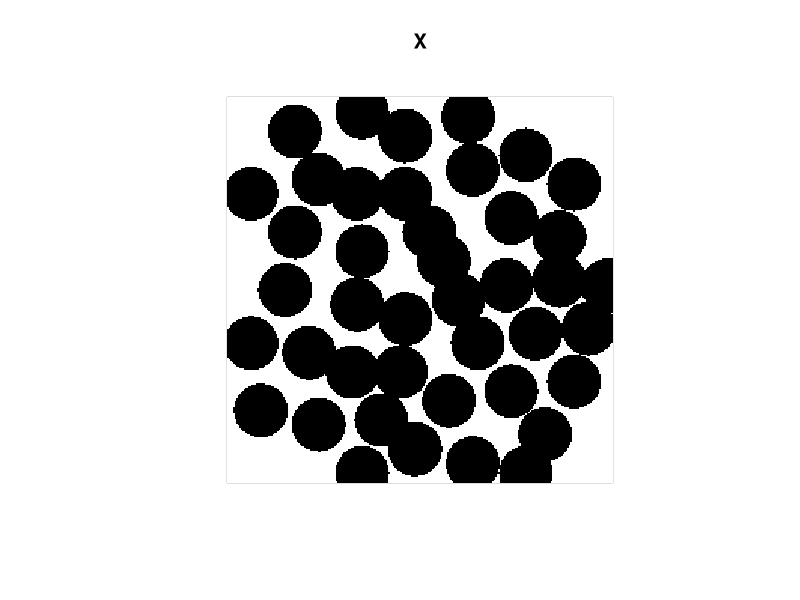
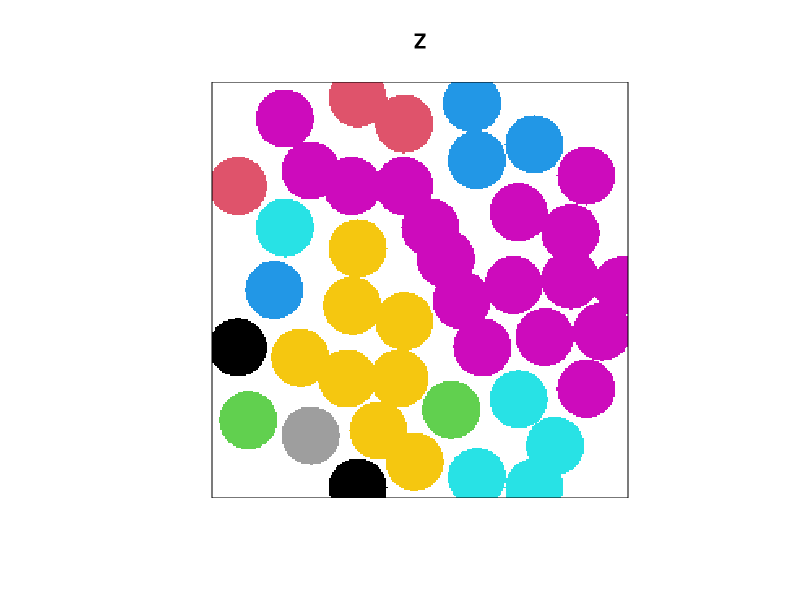
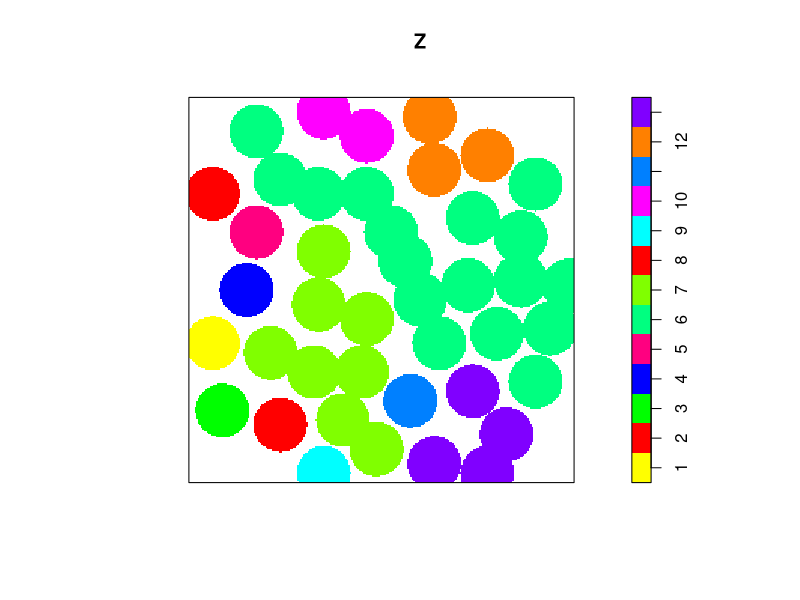

Recreate these plots in R, in order.
library(spatstat)


### Name: connected
### Title: Connected components
### Aliases: connected connected.im connected.owin
### Keywords: spatial math

### ** Examples

  d <- distmap(cells, dimyx=256)
  X <- levelset(d, 0.07)
  plot(X)
  Z <- connected(X)
  plot(Z)
  # or equivalently
  Z <- connected(d <= 0.07)

  # number of components
  nc <- length(levels(Z))
  # plot with randomised colour map
  plot(Z, col=hsv(h=sample(seq(0,1,length=nc), nc)))

  # how to extract the components as a list of windows
  W <- tiles(tess(image=Z))
